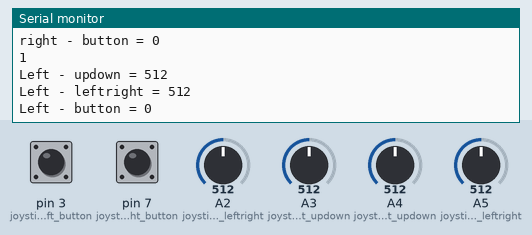
Recording of a sketch running on a simulated Arduino Uno, built with avr-gcc and run on an emulated ATmega328P. On the bench: the last lines printed to the serial monitor. The inputs (shaded band) are chosen by the test bench; at power-on: A3 (joystickleft_updown) = 512, A5 (joystickright_leftright) = 512, A4 (joystickright_updown) = 512, pin 3 (joystickleft_button) LOW, pin 7 (joystickright_button) LOW, A2 (joystickleft_leftright) = 512.

Above: at 2.7 s.
2.8 s: A3 (joystickleft_updown) set to 109
At 3.4 s:
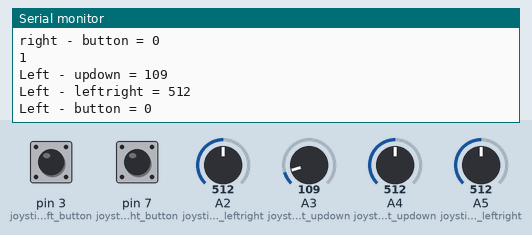
4.3 s: A3 (joystickleft_updown) set to 90
At 5.2 s:
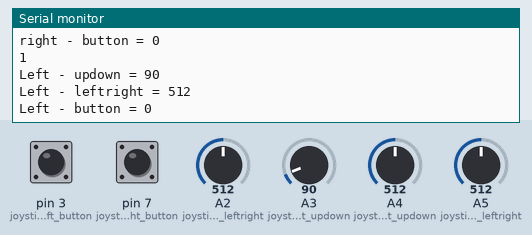
7.3 s: A5 (joystickright_leftright) set to 110
At 8.0 s:
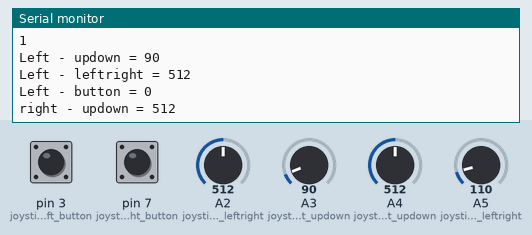
10.3 s: A5 (joystickright_leftright) set to 93
At 10.8 s:
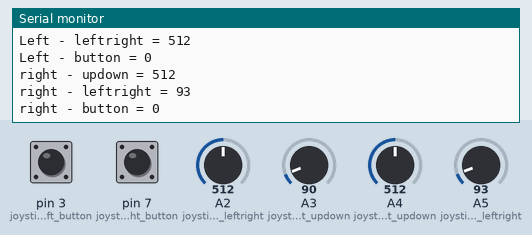
13.3 s: A4 (joystickright_updown) set to 105
At 14.1 s:
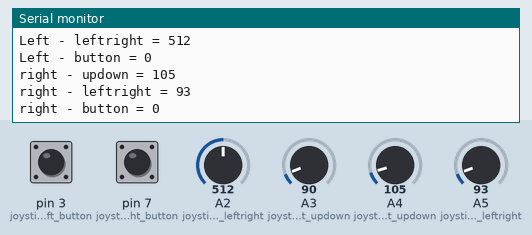
16.3 s: A4 (joystickright_updown) set to 91
At 17.3 s:
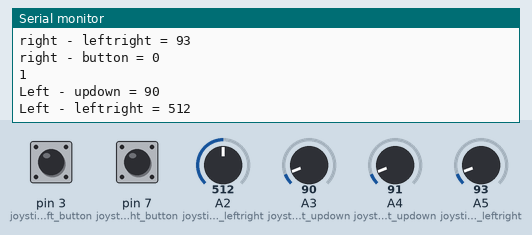
Timing chart, 0 to 19.3 s (numbered marks = the images above; inputs shaded):
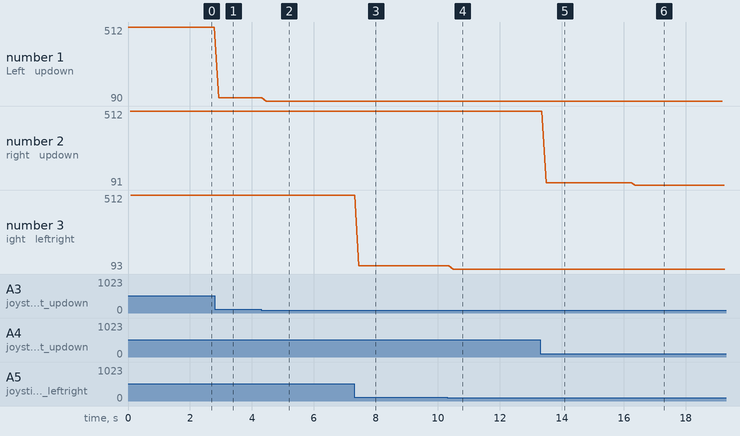

Measured:
- the behaviour switches between 100 and 99 on A5 (joystickright_leftright) (found by bisection; images 3 and 4)
- the behaviour switches between 100 and 99 on A4 (joystickright_updown) (found by bisection; images 5 and 6)
- after the input at 2.8 s, the serial monitor: prints a new line after 0.13 s (image 1)
- after the input at 4.3 s, the serial monitor: prints a new line after 0.16 s (image 2)
- after the input at 7.3 s, the serial monitor: prints a new line after 0.15 s (image 3)
- after the input at 10.3 s, the serial monitor: prints a new line after 0.20 s (image 4)
- after the input at 13.3 s, the serial monitor: prints a new line after 0.19 s (image 5)
- after the input at 16.3 s, the serial monitor: prints a new line after 0.08 s (image 6)

The sketch:

fengmingremotecontroller.ino
```cpp
// fengming is sigma
//PIN
int joystickleft_updown = A3;
int joystickleft_leftright = A2; //up = 0
int joystickleft_button = 3;
int joystickright_updown = A4;
int joystickright_leftright = A5;
int joystickright_button = 7;
// for saving values
int joystickleft_updown_value = 0;
int joystickleft_leftright_value = 0;
int joystickleft_button_value = 0;
int joystickright_updown_value = 0;
int joystickright_leftright_value = 0;
int joystickright_button_value = 0;


void setup() {
                                                                                                                    // put your setup code here, to run once:
  pinMode(joystickleft_updown, INPUT);
  pinMode(joystickleft_leftright, INPUT);
  pinMode(joystickright_updown, INPUT);
  pinMode(joystickright_leftright, INPUT);
  pinMode(joystickleft_button, INPUT);
  pinMode(joystickright_button, INPUT);


  Serial.begin(9600);

}
void loop() {
  // put your main code here, to run repeatedly:
  joystickleft_updown_value = analogRead(joystickleft_updown);
  Serial.print("Left - updown = ");
  Serial.println(joystickleft_updown_value);
  joystickleft_leftright_value = analogRead(joystickleft_leftright);
  Serial.print("Left - leftright = ");
  Serial.println(joystickleft_leftright_value);
  joystickleft_button_value = digitalRead(joystickleft_button);
  Serial.print("Left - button = ");
  Serial.println(joystickleft_button_value);


    joystickright_updown_value = analogRead(joystickright_updown);
  Serial.print("right - updown = ");
  Serial.println(joystickright_updown_value);
  joystickright_leftright_value = analogRead(joystickright_leftright);
  Serial.print("right - leftright = ");
  Serial.println(joystickright_leftright_value);
  joystickright_button_value = digitalRead(joystickright_button);
  Serial.print("right - button = ");
  Serial.println(joystickright_button_value);

  Serial.println("1");
}
```
